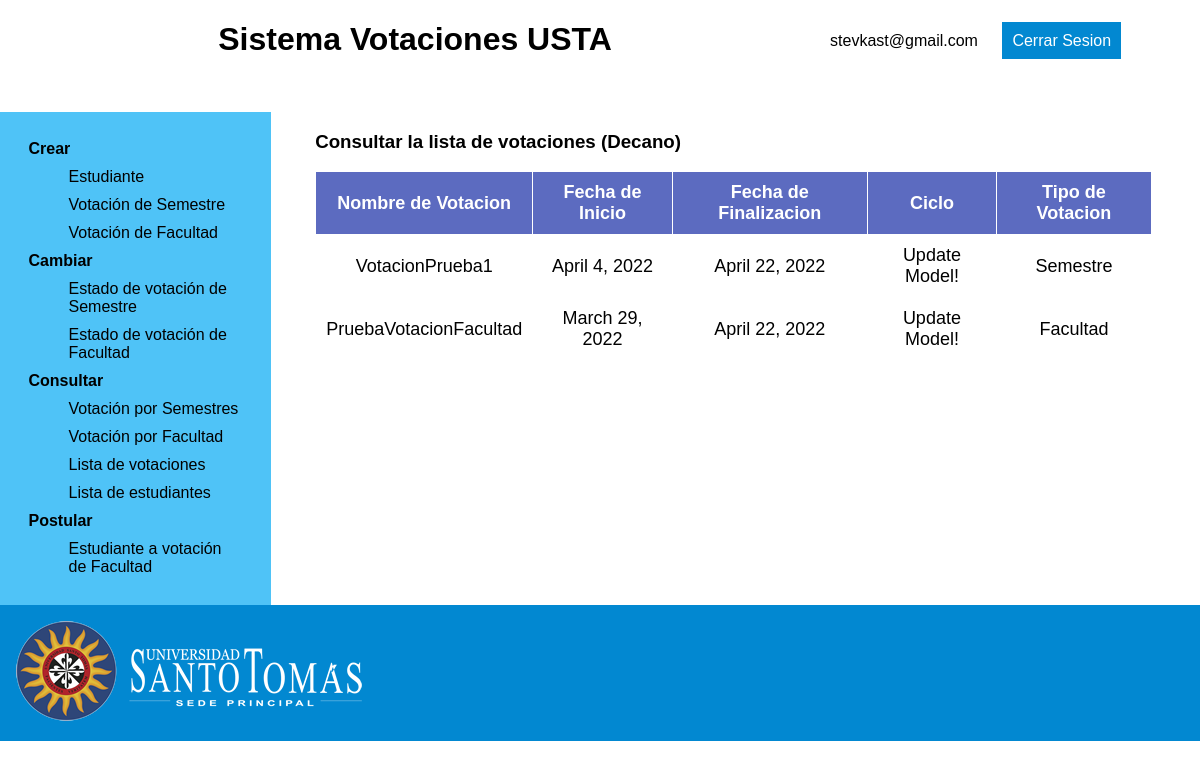
Page /consultVotingListDean/ (signed in) on the earlier database version.
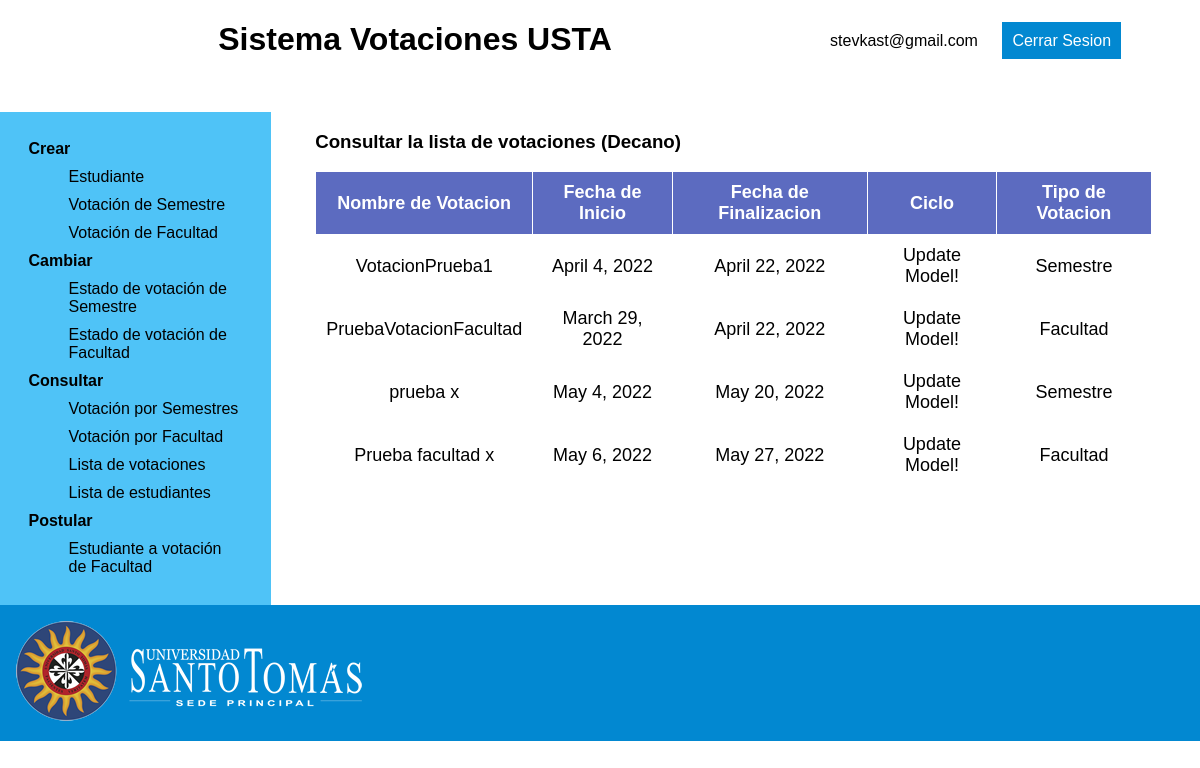
Same page on the later database version.
### app_votaciones/models.py (models this page shows, shortened)
class Votacion(models.Model):
    nombre = models.CharField(max_length=45)
    start_date = models.DateField(
                                auto_now=False,
	                            auto_now_add=False,
    )
    end_date = models.DateField(auto_now=False,
	                            auto_now_add=False,
                                )
    idTipo = models.ForeignKey(TipoVotacion,
                  related_name='votaciones',
                  null=False,
                  on_delete=models.PROTECT)
    idEstado = models.ForeignKey(EstadoVotacion,
                  related_name='votaciones',
                  null=False,
                  on_delete=models.PROTECT)
    idFacultad = models.ForeignKey(Facultad,
                  related_name='votaciones',
                  null=False,
                  on_delete=models.PROTECT)
    class Meta:
        app_label = 'app_votaciones'

### app_votaciones/views.py (the view)
# urls.py: path('consultVotingListDean/', views.consultVotingListDean, name='consultVotingListDean'),
@login_required
def consultVotingListDean(request):
    query = Votacion.objects.all()
    lista = list(query.values())
    contexto = {"votaciones":lista}
    return render(request, 'consultVotingListDean.html',contexto)

### app_votaciones/templates/consultVotingListDean.html (shortened to what this page needs)
{% extends "dean.html" %}
{% load static %}
{% block main %}
<h3>Consultar la lista de votaciones (Decano)</h3>
<table>
  <thead>
    <tr>
      <th>Nombre de Votacion</th>
      <th>Fecha de Inicio</th>
      <th>Fecha de Finalizacion</th>
      <th>Ciclo</th>
      <th>Tipo de Votacion</th>
    </tr>
  </thead>
  <tbody>
    {% if votaciones %}
    {% for votacion in votaciones %}
    <tr>
      <td>{{votacion.nombre}}</td>
      <td>{{votacion.start_date}}</td>
      <td>{{votacion.end_date}}</td>
      <td>Update Model!</td>
      {% if votacion.idTipo_id == 1 %}
      <td>Semestre</td>
      {% else %}
      <td>Facultad</td>
      {% endif %}
    </tr>
    {% endfor %}
    {% endif %}
  </tbody>
</table>
{% endblock %}

Differences in the rows shown:
added Votacion: nombre "prueba x", start_date "May 4, 2022", end_date "May 20, 2022", shows "Semestre"
added Votacion: nombre "Prueba facultad x", start_date "May 6, 2022", end_date "May 27, 2022", shows "Facultad"
